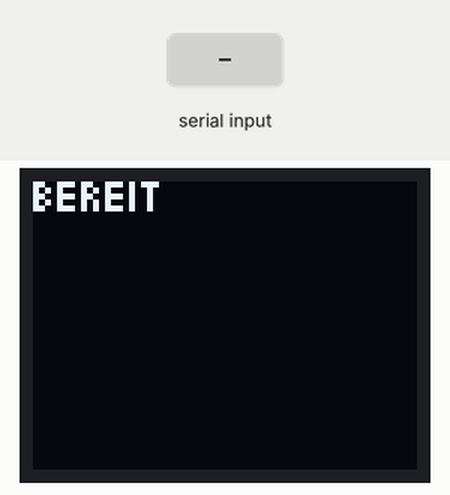
A sketch run on a simulated Arduino Uno, built with avr-gcc and run on an emulated ATmega328P. On the bench: 64×48 one-colour display. The inputs (shaded band) are chosen by the test bench.

Above: at 1.2 s.
1.3 s: "1\n" received over Serial
At 2.5 s:
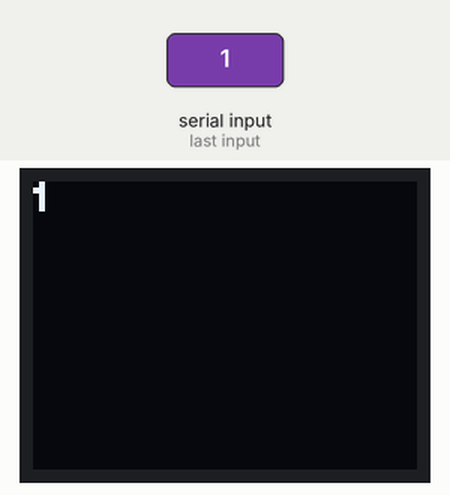
2.8 s: "0\n" received over Serial
At 3.7 s:
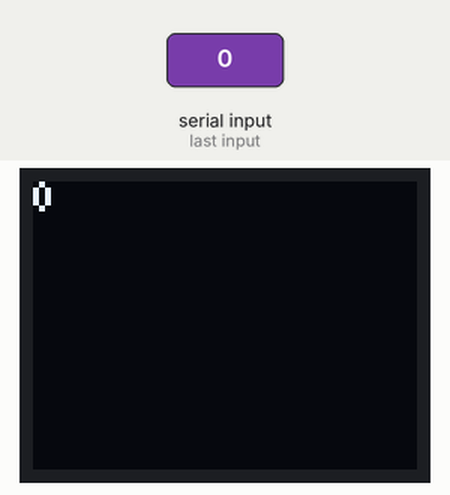
4.3 s: "2\n" received over Serial
At 4.9 s:
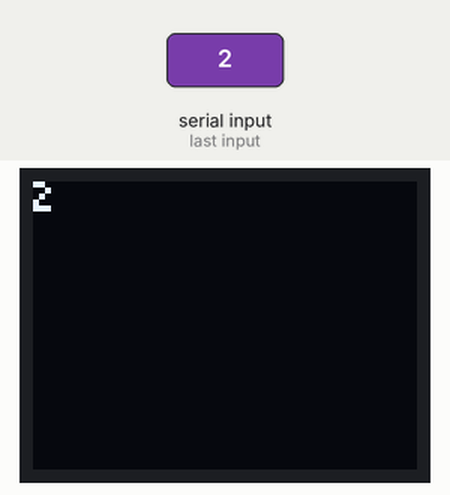
Timing chart, 0 to 7.3 s (numbered marks = the images above; inputs shaded):
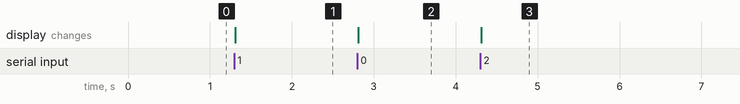

The sketch:

display.ino
```cpp
#include <Wire.h>
#include <Adafruit_GFX.h>
#include <Adafruit_SSD1306.h>
#include <Fonts/Picopixel.h>

// Exakt für OLED Shield V2.0.0 (64x48 Pixel)
#define SCREEN_WIDTH  64
#define SCREEN_HEIGHT 48
#define OLED_RESET    -1

Adafruit_SSD1306 display(SCREEN_WIDTH, SCREEN_HEIGHT, &Wire, OLED_RESET);

void setup() {
  Serial.begin(9600);

  if(!display.begin(SSD1306_SWITCHCAPVCC, 0x3C)) {
    for(;;);
  }

  display.ssd1306_command(SSD1306_DISPLAYON);
  display.clearDisplay();

  // Grundeinstellungen
  display.setTextSize(1);
  display.setTextColor(SSD1306_WHITE);
  display.setTextWrap(true);
  display.setFont(&Picopixel);

  // Start-Text knallhart oben links ansetzen
  display.setCursor(0, 4);
  display.println("BEREIT");
  display.display();
}

void loop() {
  if (Serial.available() > 0) {
    // Lies den Text vom Pi bis zum Zeilenumbruch
    String input = Serial.readStringUntil('\n');
    input.trim();

    if (input.length() > 0) {
      display.clearDisplay();

      display.setCursor(0, 4);

      // Kennzeichen rausschreiben
      display.println(input);
      display.display();
    }
  }
}
```

Measured:
- after the input at 1.3 s, the display: changes at once (image 1)
- after the input at 2.8 s, the display: changes at once (image 2)
- after the input at 4.3 s, the display: changes at once (image 3)
